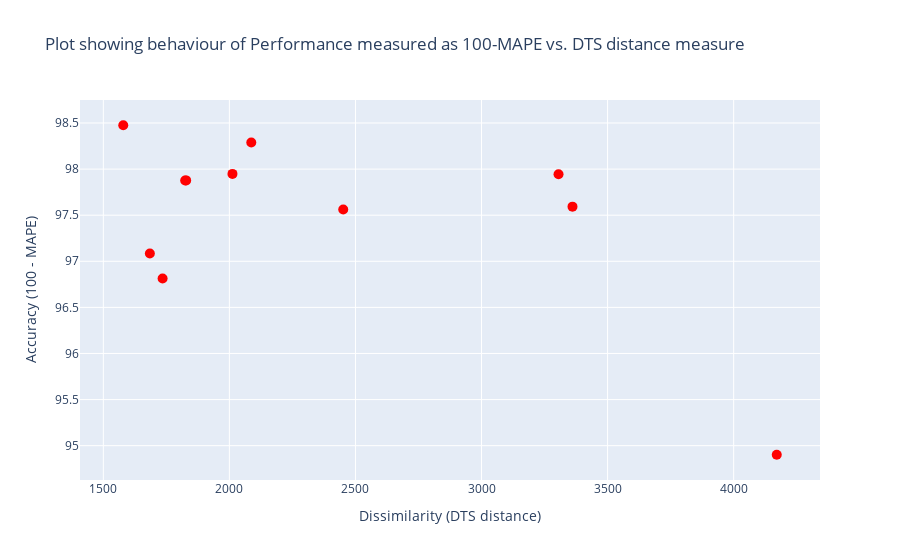

Notebook source saved alongside this figure:
### Code cell
fig = px.scatter(x=df2['DTS_dist'], y=mape2, labels=dict(x="Dissimilarity (DTS distance)", y="Accuracy (100 - MAPE)"),
                        title="Plot showing behaviour of Performance measured as 100-MAPE vs. DTS distance measure")
fig.update_traces(marker = dict(size=10, color='red'))
fig.show()

### Figure 1 — Plotly figure (JSON) as saved in the notebook; plotly's stock layout.template omitted (floating-point values rounded to 4 significant figures)
{"data": [{"hovertemplate": "Dissimilarity (DTS distance)=%{x}<br>Accuracy (100 - MAPE)=%{y}<extra></extra>", "legendgroup": "", "marker": {"color": "red", "size": 10, "symbol": "circle"}, "mode": "markers", "name": "", "orientation": "v", "showlegend": false, "type": "scatter", "x": [2012.0, 1685.0, 1579.0, 1825.0, 2087.0, 1735.0, 1828.0, 2452.0, 4171.0, 3361.0, 3305.0], "xaxis": "x", "y": [97.95, 97.09, 98.48, 97.88, 98.29, 96.81, 97.88, 97.56, 94.9, 97.59, 97.94], "yaxis": "y"}], "layout": {"legend": {"tracegroupgap": 0}, "title": {"text": "Plot showing behaviour of Performance measured as 100-MAPE vs. DTS distance measure"}, "xaxis": {"anchor": "y", "domain": [0, 1], "title": {"text": "Dissimilarity (DTS distance)"}}, "yaxis": {"anchor": "x", "domain": [0, 1], "title": {"text": "Accuracy (100 - MAPE)"}}}}
